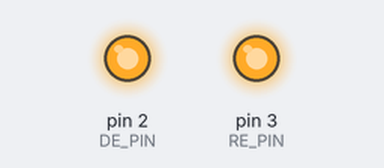
The sketch below on a simulated Arduino Uno, built with avr-gcc and run on an emulated ATmega328P. Parts: output pins drawn as LEDs (lit = HIGH). What the sketch prints to the serial monitor is not drawn.

Above: at 1.0 s.
At 9.1 s:
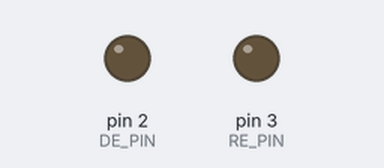
Timing chart, 0 to 18.5 s (numbered marks = the images above):
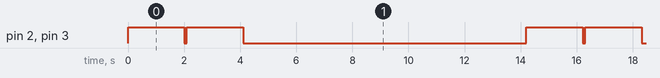

The sketch:

modbus.ino
```cpp
#include <ModbusMaster.h>
#include <SoftwareSerial.h>

// 配置参数
#define SERIAL_BAUD 9600
#define READ_INTERVAL 10000 // 读取间隔，单位毫秒

// 传感器配置
#define SENSOR_COUNT 2

// 传感器结构体
struct SensorConfig {
  uint8_t slaveId;
  uint16_t tempRegister;
  uint16_t humRegister;
  const char* name;
};

// 传感器配置数组
SensorConfig sensors[SENSOR_COUNT] = {
  {1, 0x0000, 0x0001, "Sensor1"},
  {2, 0x0000, 0x0001, "Sensor2"}
};

// ModbusMaster对象
ModbusMaster node;

// RS485控制引脚
#define DE_PIN 2
#define RE_PIN 3

void setup() {
  // 初始化串口
  Serial.begin(9600);
  while (!Serial) {
    ; // 等待串口连接
  }

  // 初始化RS485控制引脚
  pinMode(DE_PIN, OUTPUT);
  pinMode(RE_PIN, OUTPUT);
  digitalWrite(DE_PIN, LOW);
  digitalWrite(RE_PIN, LOW);

  // 配置ModbusMaster
  node.begin(1, Serial);

  Serial.println("Modbus RS485温湿度传感器读取程序启动");
}

void loop() {
  // 读取所有传感器数据
  for (int i = 0; i < SENSOR_COUNT; i++) {
    readSensorData(sensors[i]);
    delay(100); // 传感器之间的延迟
  }

  // 等待下一次读取
  delay(READ_INTERVAL);
}

void readSensorData(SensorConfig sensor) {
  uint8_t result;
  uint16_t data[2];

  // 切换Modbus从机ID
  node.setSlaveId(sensor.slaveId);

  // 启用发送模式
  digitalWrite(DE_PIN, HIGH);
  digitalWrite(RE_PIN, HIGH);
  delay(1);

  // 读取温度和湿度寄存器
  result = node.readHoldingRegisters(sensor.tempRegister, 2);

  // 禁用发送模式，启用接收模式
  delay(1);
  digitalWrite(DE_PIN, LOW);
  digitalWrite(RE_PIN, LOW);

  if (result == node.ku8MBSuccess) {
    // 解析数据
    float temperature = node.getResponseBuffer(0) / 10.0;
    float humidity = node.getResponseBuffer(1) / 10.0;

    // 输出数据
    Serial.print(F("传感器: "));
    Serial.print(sensor.name);
    Serial.print(F(", 从机ID: "));
    Serial.print(sensor.slaveId);
    Serial.print(F(", 温度: "));
    Serial.print(temperature);
    Serial.print(F("°C, 湿度: "));
    Serial.print(humidity);
    Serial.println(F("%"));

    // 这里可以添加数据存储逻辑，如SD卡存储
  } else {
    Serial.print(F("读取传感器 "));
    Serial.print(sensor.name);
    Serial.print(F(" 失败, 错误代码: "));
    Serial.println(result, HEX);
  }
}
```

Measured:
- by itself, pin 2 (DE_PIN), pin 3 (RE_PIN): repeats every 14.2 s: LOW 0.10 s, HIGH 2.0 s, LOW 10.1 s, HIGH 2.0 s
- by itself, everything shown: repeats every 14.2 s, in 4 steps
